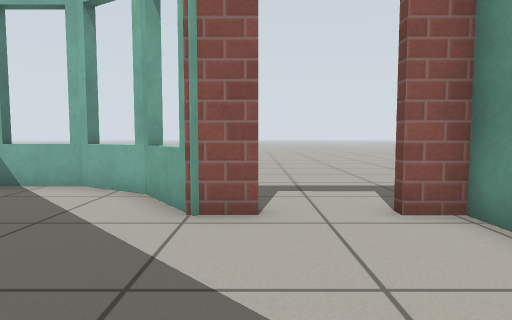
[1] (above)

15 first-person views from a walk through a robot-simulator world made for Gazebo. The camera is 0.59 m above the floor, tilts 4° down and sees 75° across. The floor is counted in squares, 0.5 m on a side. Each view is taken from the middle of a square. On the plan, view 1 faces up. The plan holds only what a view shows up to about 14 squares ahead; the rest is blank. Simple patterns stand in for the simulator's built-in surfaces.

[2]
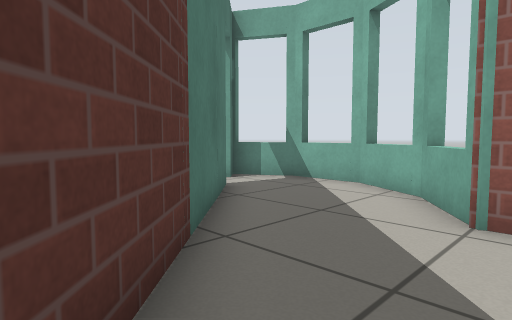

[3]
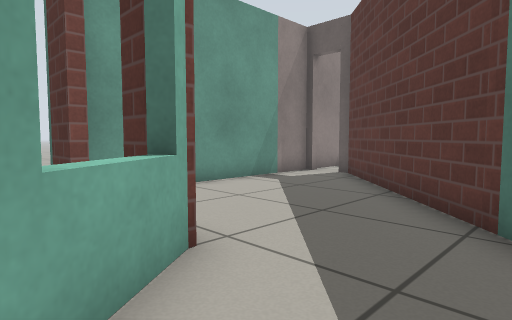

[4]
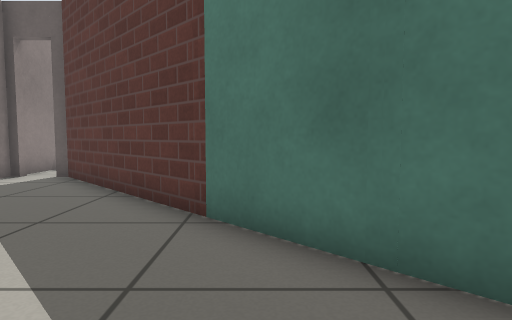

[5]
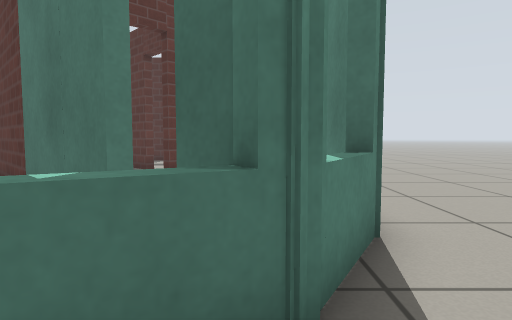

[6]
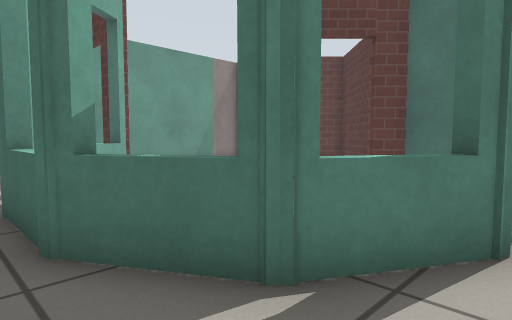

[7]
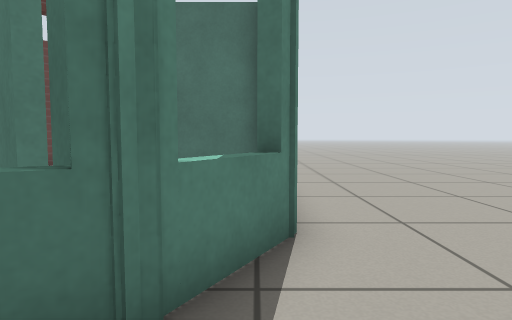

[8]
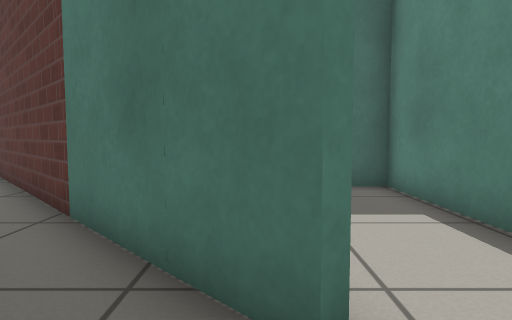

[9]
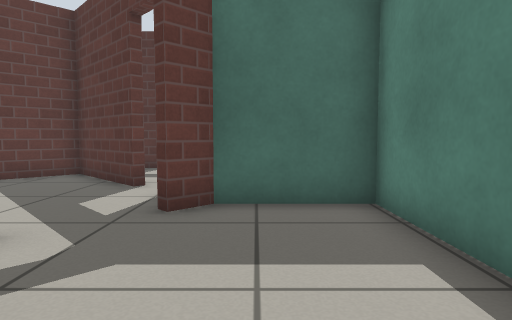

[10]
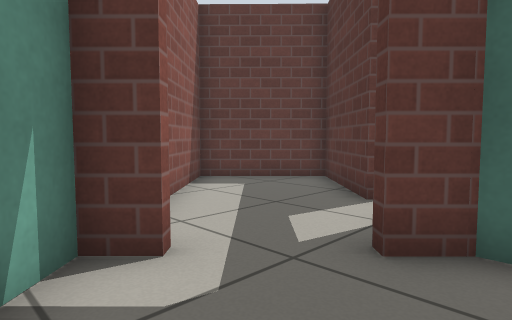

[11]
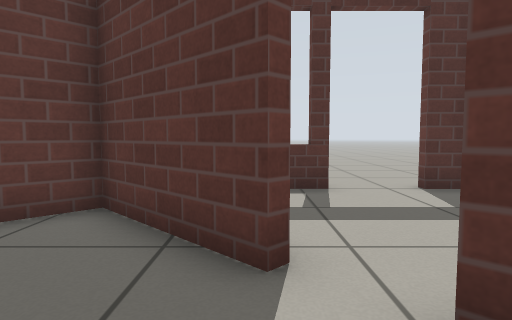

[12]
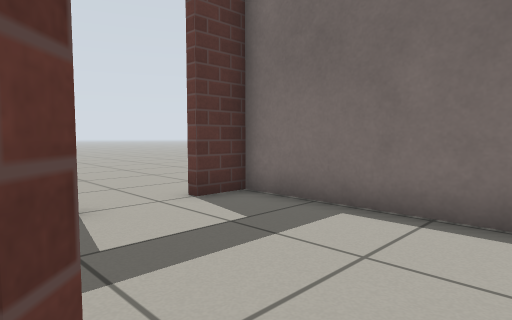

[13]
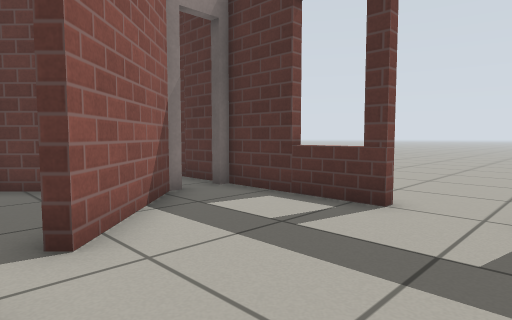

[14]
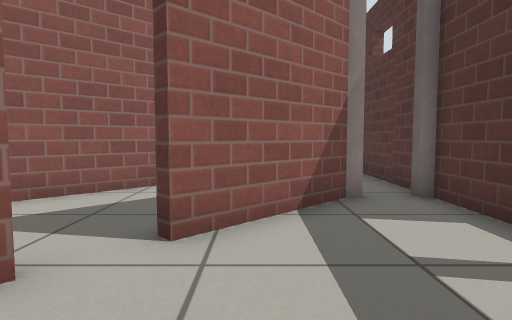

[15]
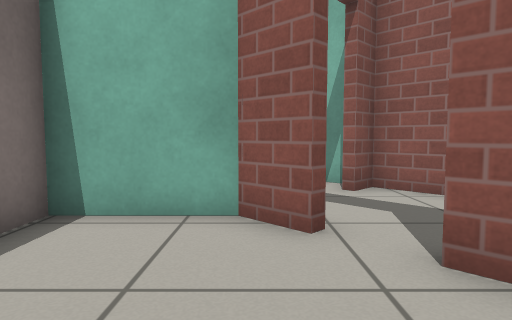

### Floor plan
Ten units are one square. View 1 is at (0, 0); x grows to the right and y downward. Boxes are objects, and circles mark ways between rooms. Rooms are numbered by the first view taken in them; rooms with no view inside come last. Other rooms are left out.
<svg viewBox="-105 -95 142 175">
<path fill="none" stroke="#000" d="M1 -50 -10 -50 -23 -68 -41 -79 -63 -79 -79 -69 -73 -63M-63 -53 16 27M14 27 19 27M32 28 32 -49 21 -49M-95 -49 -83 -70 -71 -77M-39 -12 -41 -14 -35 -20 -42 -27M-91 -48 -91 8 -63 8 -56 1 -53 4M-41 28 -15 55M12 29 -33 -17 -39 -12M-16 56 14 27M-53 21 -63 11 -91 11 -91 74 -77 74M-57 74 -15 74M-16 57 -43 30M-16 61 -16 56"/>
<circle cx="-70" cy="-60" r="3" fill="#2a7"/>
<circle cx="-40" cy="-10" r="3" fill="#2a7"/>
<circle cx="-50" cy="0" r="3" fill="#2a7"/>
<circle cx="-40" cy="30" r="3" fill="#2a7"/>
<circle cx="-50" cy="20" r="3" fill="#2a7"/>
<text x="-10" y="-30">1</text>
<text x="-100" y="-10">2</text>
<text x="-70" y="-20">3</text>
<text x="-20" y="20">4</text>
<text x="-60" y="40">5</text>
</svg>
Room 1 opens to room 3. Room 3 opens to room 4. Room 4 opens to room 5.

Where each view was taken, in squares from view 1:
view 1: 0 up, 0 right, facing up
view 2: 0 up, 0 right, facing up-left
view 3: 7 up, 4 left, facing down-right
view 4: 7 up, 4 left, facing down
view 5: 9 up, 8 left, facing down
view 6: 9 up, 10 left, facing down-right
view 7: 9 up, 9 left, facing down
view 8: 7 up, 6 left, facing down
view 9: 5 up, 7 left, facing down
view 10: 3 up, 7 left, facing down-right
view 11: 0 up, 4 left, facing down
view 12: 2 down, 4 left, facing down-left
view 13: 2 down, 8 left, facing down-right
view 14: 4 down, 8 left, facing right
view 15: 6 down, 6 left, facing up
